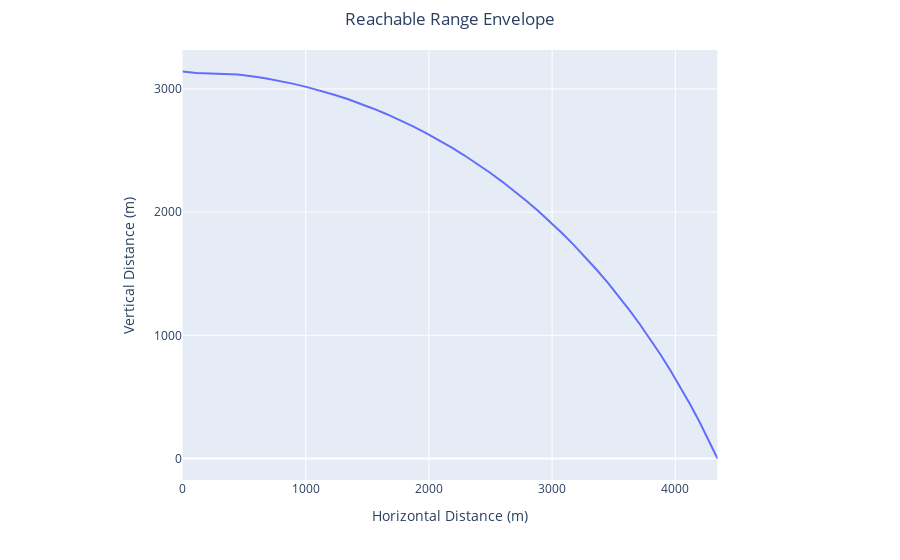

The notebook cell saved with this chart:
### Markdown cell above
# Find Reachable Range Envelope
For slant angles from 0-90°.

### Code cell
# Calculate the max range for a variety of slant angles to map the envelope.
slant_angles_deg = np.linspace(0, 90, 45)
envelope_points = []
shot = create_shot()
for slant_angle_deg in tqdm(slant_angles_deg, desc="Slant angles"):
    shot.slant_angle = Angular.Degree(slant_angle_deg)
    try:
        max_dist, launch_angle = calc.find_max_range(shot)
        
        slant_angle_rad = shot.slant_angle >> Angular.Radian
        x = (max_dist >> Distance.Meter) * math.cos(slant_angle_rad)
        y = (max_dist >> Distance.Meter) * math.sin(slant_angle_rad)
        
        envelope_points.append({
            'slant_angle_deg': slant_angle_deg,
            'launch_angle_deg': launch_angle >> Angular.Degree,
            'max_dist_m': max_dist >> Distance.Meter,
            'x': x,
            'y': y
        })
    except Exception as e:
        print(f"Could not determine range for slant angle {slant_angle_deg:.1f}: {e}")

envelope_df = pd.DataFrame(envelope_points)
display(envelope_df.head())
display(envelope_df.tail())
# --- Visualize the envelope ---
fig = px.line(
    envelope_df.sort_values('slant_angle_deg'), 
    x='x', 
    y='y', 
    title='Reachable Range Envelope',
    labels={'x': 'Horizontal Distance (m)', 'y': 'Vertical Distance (m)'},
    hover_data=['slant_angle_deg', 'launch_angle_deg', 'max_dist_m']
)
fig.update_layout(
    yaxis=dict(scaleanchor="x", scaleratio=1, dtick=1000),
    xaxis=dict(constrain='domain'),
    title_x=0.5,
    margin=dict(t=50)
)
fig.show()

### Figure 1 — Plotly figure (JSON) as saved in the notebook; plotly's stock layout.template omitted (floating-point values rounded to 4 significant figures; data arrays with more than 128 entries replaced by an {"elided": "..."} marker saying what was removed)
{"data": [{"customdata": {"elided": "45x3 float values"}, "hovertemplate": "Horizontal Distance (m)=%{x}<br>Vertical Distance (m)=%{y}<br>slant_angle_deg=%{customdata[0]}<br>launch_angle_deg=%{customdata[1]}<br>max_dist_m=%{customdata[2]}<extra></extra>", "legendgroup": "", "line": {"color": "#636efa", "dash": "solid"}, "marker": {"symbol": "circle"}, "mode": "lines", "name": "", "orientation": "v", "showlegend": false, "type": "scatter", "x": [4342.0, 4270.0, 4195.0, 4119.0, 4041.0, 3961.0, 3880.0, 3797.0, 3712.0, 3626.0, 3539.0, 3450.0, 3360.0, 3268.0, 3176.0, 3082.0, 2986.0, 2890.0, 2792.0, 2694.0, 2594.0, 2494.0, 2392.0, 2290.0, 2186.0, 2082.0, 1977.0, 1872.0, 1765.0, 1658.0, 1551.0, 1442.0, 1333.0, 1224.0, 1114.0, 1004.0, 893.5, 782.6, 671.3, 559.8, 448.1, 335.6, 223.6, 111.7, 1.924e-13], "xaxis": "x", "y": [0.0, 152.5, 300.0, 442.8, 581.0, 714.6, 844.0, 969.1, 1090.0, 1207.0, 1320.0, 1429.0, 1534.0, 1636.0, 1734.0, 1828.0, 1919.0, 2007.0, 2090.0, 2171.0, 2248.0, 2322.0, 2392.0, 2459.0, 2523.0, 2584.0, 2641.0, 2696.0, 2747.0, 2795.0, 2840.0, 2881.0, 2920.0, 2955.0, 2988.0, 3017.0, 3043.0, 3066.0, 3086.0, 3103.0, 3117.0, 3122.0, 3126.0, 3129.0, 3141.0], "yaxis": "y"}], "layout": {"legend": {"tracegroupgap": 0}, "margin": {"t": 50}, "title": {"text": "Reachable Range Envelope", "x": 0.5}, "xaxis": {"anchor": "y", "constrain": "domain", "domain": [0, 1], "title": {"text": "Horizontal Distance (m)"}}, "yaxis": {"anchor": "x", "domain": [0, 1], "dtick": 1000, "scaleanchor": "x", "scaleratio": 1, "title": {"text": "Vertical Distance (m)"}}}}
